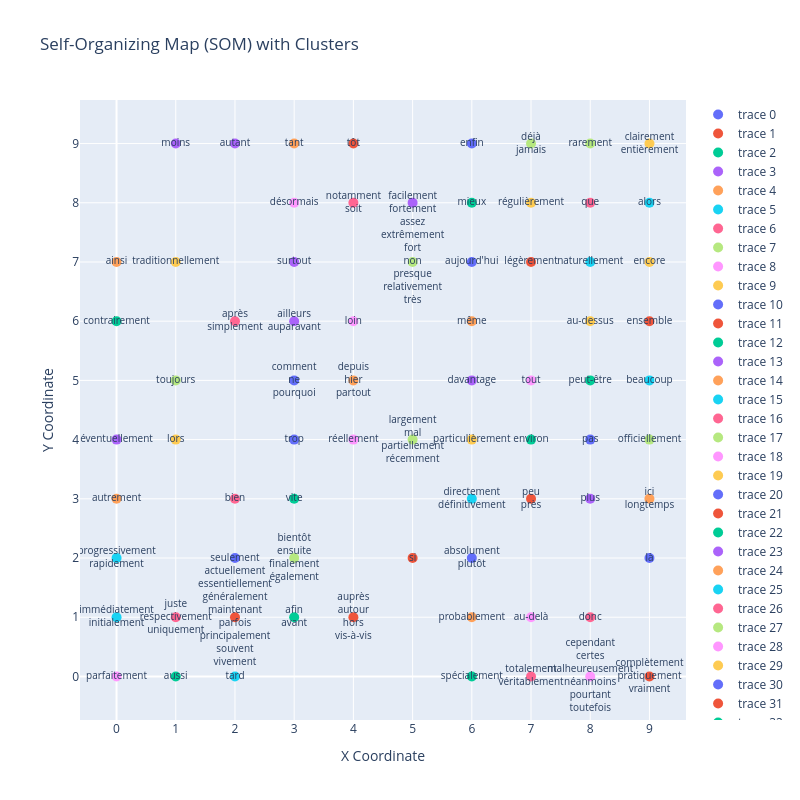

Notebook source saved alongside this figure:
### Code cell
# Create a scatter plot
import plotly.graph_objects as go
fig = go.Figure()

# Add a scatter trace for each neuron
for neuron, words in clustered_data.items():
    fig.add_trace(go.Scatter(
        x=[neuron[0]],
        y=[neuron[1]],
        text=['<br>'.join(words)],  # Join words with line breaks for hover text
        mode='markers+text',
        marker=dict(size=10),
        textfont=dict(size=10),
        hoverinfo='text'
    ))

# Update layout
fig.update_layout(
    title="Self-Organizing Map (SOM) with Clusters",
    xaxis=dict(title='X Coordinate', tickvals=list(range(10))),
    yaxis=dict(title='Y Coordinate', tickvals=list(range(10)), scaleanchor="x"),
    width=800,
    height=800
)

# Show the figure
fig.show()

### Figure 1 — Plotly figure (JSON) as saved in the notebook; plotly's stock layout.template omitted (floating-point values rounded to 4 significant figures)
{"data": [{"hoverinfo": "text", "marker": {"size": 10}, "mode": "markers+text", "text": ["absolument<br>plutôt"], "textfont": {"size": 10}, "type": "scatter", "x": [6], "y": [2]}, {"hoverinfo": "text", "marker": {"size": 10}, "mode": "markers+text", "text": ["actuellement<br>essentiellement<br>généralement<br>maintenant<br>parfois<br>principalement<br>souvent<br>vivement"], "textfont": {"size": 10}, "type": "scatter", "x": [2], "y": [1]}, {"hoverinfo": "text", "marker": {"size": 10}, "mode": "markers+text", "text": ["afin<br>avant"], "textfont": {"size": 10}, "type": "scatter", "x": [3], "y": [1]}, {"hoverinfo": "text", "marker": {"size": 10}, "mode": "markers+text", "text": ["ailleurs<br>auparavant"], "textfont": {"size": 10}, "type": "scatter", "x": [3], "y": [6]}, {"hoverinfo": "text", "marker": {"size": 10}, "mode": "markers+text", "text": ["ainsi"], "textfont": {"size": 10}, "type": "scatter", "x": [0], "y": [7]}, {"hoverinfo": "text", "marker": {"size": 10}, "mode": "markers+text", "text": ["alors"], "textfont": {"size": 10}, "type": "scatter", "x": [9], "y": [8]}, {"hoverinfo": "text", "marker": {"size": 10}, "mode": "markers+text", "text": ["après<br>simplement"], "textfont": {"size": 10}, "type": "scatter", "x": [2], "y": [6]}, {"hoverinfo": "text", "marker": {"size": 10}, "mode": "markers+text", "text": ["assez<br>extrêmement<br>fort<br>non<br>presque<br>relativement<br>très"], "textfont": {"size": 10}, "type": "scatter", "x": [5], "y": [7]}, {"hoverinfo": "text", "marker": {"size": 10}, "mode": "markers+text", "text": ["au-delà"], "textfont": {"size": 10}, "type": "scatter", "x": [7], "y": [1]}, {"hoverinfo": "text", "marker": {"size": 10}, "mode": "markers+text", "text": ["au-dessus"], "textfont": {"size": 10}, "type": "scatter", "x": [8], "y": [6]}, {"hoverinfo": "text", "marker": {"size": 10}, "mode": "markers+text", "text": ["aujourd'hui"], "textfont": {"size": 10}, "type": "scatter", "x": [6], "y": [7]}, {"hoverinfo": "text", "marker": {"size": 10}, "mode": "markers+text", "text": ["auprès<br>autour<br>hors<br>vis-à-vis"], "textfont": {"size": 10}, "type": "scatter", "x": [4], "y": [1]}, {"hoverinfo": "text", "marker": {"size": 10}, "mode": "markers+text", "text": ["aussi"], "textfont": {"size": 10}, "type": "scatter", "x": [1], "y": [0]}, {"hoverinfo": "text", "marker": {"size": 10}, "mode": "markers+text", "text": ["autant"], "textfont": {"size": 10}, "type": "scatter", "x": [2], "y": [9]}, {"hoverinfo": "text", "marker": {"size": 10}, "mode": "markers+text", "text": ["autrement"], "textfont": {"size": 10}, "type": "scatter", "x": [0], "y": [3]}, {"hoverinfo": "text", "marker": {"size": 10}, "mode": "markers+text", "text": ["beaucoup"], "textfont": {"size": 10}, "type": "scatter", "x": [9], "y": [5]}, {"hoverinfo": "text", "marker": {"size": 10}, "mode": "markers+text", "text": ["bien"], "textfont": {"size": 10}, "type": "scatter", "x": [2], "y": [3]}, {"hoverinfo": "text", "marker": {"size": 10}, "mode": "markers+text", "text": ["bientôt<br>ensuite<br>finalement<br>également"], "textfont": {"size": 10}, "type": "scatter", "x": [3], "y": [2]}, {"hoverinfo": "text", "marker": {"size": 10}, "mode": "markers+text", "text": ["cependant<br>certes<br>malheureusement<br>néanmoins<br>pourtant<br>toutefois"], "textfont": {"size": 10}, "type": "scatter", "x": [8], "y": [0]}, {"hoverinfo": "text", "marker": {"size": 10}, "mode": "markers+text", "text": ["clairement<br>entièrement"], "textfont": {"size": 10}, "type": "scatter", "x": [9], "y": [9]}, {"hoverinfo": "text", "marker": {"size": 10}, "mode": "markers+text", "text": ["comment<br>ne<br>pourquoi"], "textfont": {"size": 10}, "type": "scatter", "x": [3], "y": [5]}, {"hoverinfo": "text", "marker": {"size": 10}, "mode": "markers+text", "text": ["complètement<br>pratiquement<br>vraiment"], "textfont": {"size": 10}, "type": "scatter", "x": [9], "y": [0]}, {"hoverinfo": "text", "marker": {"size": 10}, "mode": "markers+text", "text": ["contrairement"], "textfont": {"size": 10}, "type": "scatter", "x": [0], "y": [6]}, {"hoverinfo": "text", "marker": {"size": 10}, "mode": "markers+text", "text": ["davantage"], "textfont": {"size": 10}, "type": "scatter", "x": [6], "y": [5]}, {"hoverinfo": "text", "marker": {"size": 10}, "mode": "markers+text", "text": ["depuis<br>hier<br>partout"], "textfont": {"size": 10}, "type": "scatter", "x": [4], "y": [5]}, {"hoverinfo": "text", "marker": {"size": 10}, "mode": "markers+text", "text": ["directement<br>définitivement"], "textfont": {"size": 10}, "type": "scatter", "x": [6], "y": [3]}, {"hoverinfo": "text", "marker": {"size": 10}, "mode": "markers+text", "text": ["donc"], "textfont": {"size": 10}, "type": "scatter", "x": [8], "y": [1]}, {"hoverinfo": "text", "marker": {"size": 10}, "mode": "markers+text", "text": ["déjà<br>jamais"], "textfont": {"size": 10}, "type": "scatter", "x": [7], "y": [9]}, {"hoverinfo": "text", "marker": {"size": 10}, "mode": "markers+text", "text": ["désormais"], "textfont": {"size": 10}, "type": "scatter", "x": [3], "y": [8]}, {"hoverinfo": "text", "marker": {"size": 10}, "mode": "markers+text", "text": ["encore"], "textfont": {"size": 10}, "type": "scatter", "x": [9], "y": [7]}, {"hoverinfo": "text", "marker": {"size": 10}, "mode": "markers+text", "text": ["enfin"], "textfont": {"size": 10}, "type": "scatter", "x": [6], "y": [9]}, {"hoverinfo": "text", "marker": {"size": 10}, "mode": "markers+text", "text": ["ensemble"], "textfont": {"size": 10}, "type": "scatter", "x": [9], "y": [6]}, {"hoverinfo": "text", "marker": {"size": 10}, "mode": "markers+text", "text": ["environ"], "textfont": {"size": 10}, "type": "scatter", "x": [7], "y": [4]}, {"hoverinfo": "text", "marker": {"size": 10}, "mode": "markers+text", "text": ["facilement<br>fortement"], "textfont": {"size": 10}, "type": "scatter", "x": [5], "y": [8]}, {"hoverinfo": "text", "marker": {"size": 10}, "mode": "markers+text", "text": ["ici<br>longtemps"], "textfont": {"size": 10}, "type": "scatter", "x": [9], "y": [3]}, {"hoverinfo": "text", "marker": {"size": 10}, "mode": "markers+text", "text": ["immédiatement<br>initialement"], "textfont": {"size": 10}, "type": "scatter", "x": [0], "y": [1]}, {"hoverinfo": "text", "marker": {"size": 10}, "mode": "markers+text", "text": ["juste<br>respectivement<br>uniquement"], "textfont": {"size": 10}, "type": "scatter", "x": [1], "y": [1]}, {"hoverinfo": "text", "marker": {"size": 10}, "mode": "markers+text", "text": ["largement<br>mal<br>partiellement<br>récemment"], "textfont": {"size": 10}, "type": "scatter", "x": [5], "y": [4]}, {"hoverinfo": "text", "marker": {"size": 10}, "mode": "markers+text", "text": ["loin"], "textfont": {"size": 10}, "type": "scatter", "x": [4], "y": [6]}, {"hoverinfo": "text", "marker": {"size": 10}, "mode": "markers+text", "text": ["lors"], "textfont": {"size": 10}, "type": "scatter", "x": [1], "y": [4]}, {"hoverinfo": "text", "marker": {"size": 10}, "mode": "markers+text", "text": ["là"], "textfont": {"size": 10}, "type": "scatter", "x": [9], "y": [2]}, {"hoverinfo": "text", "marker": {"size": 10}, "mode": "markers+text", "text": ["légèrement"], "textfont": {"size": 10}, "type": "scatter", "x": [7], "y": [7]}, {"hoverinfo": "text", "marker": {"size": 10}, "mode": "markers+text", "text": ["mieux"], "textfont": {"size": 10}, "type": "scatter", "x": [6], "y": [8]}, {"hoverinfo": "text", "marker": {"size": 10}, "mode": "markers+text", "text": ["moins"], "textfont": {"size": 10}, "type": "scatter", "x": [1], "y": [9]}, {"hoverinfo": "text", "marker": {"size": 10}, "mode": "markers+text", "text": ["même"], "textfont": {"size": 10}, "type": "scatter", "x": [6], "y": [6]}, {"hoverinfo": "text", "marker": {"size": 10}, "mode": "markers+text", "text": ["naturellement"], "textfont": {"size": 10}, "type": "scatter", "x": [8], "y": [7]}, {"hoverinfo": "text", "marker": {"size": 10}, "mode": "markers+text", "text": ["notamment<br>soit"], "textfont": {"size": 10}, "type": "scatter", "x": [4], "y": [8]}, {"hoverinfo": "text", "marker": {"size": 10}, "mode": "markers+text", "text": ["officiellement"], "textfont": {"size": 10}, "type": "scatter", "x": [9], "y": [4]}, {"hoverinfo": "text", "marker": {"size": 10}, "mode": "markers+text", "text": ["parfaitement"], "textfont": {"size": 10}, "type": "scatter", "x": [0], "y": [0]}, {"hoverinfo": "text", "marker": {"size": 10}, "mode": "markers+text", "text": ["particulièrement"], "textfont": {"size": 10}, "type": "scatter", "x": [6], "y": [4]}, {"hoverinfo": "text", "marker": {"size": 10}, "mode": "markers+text", "text": ["pas"], "textfont": {"size": 10}, "type": "scatter", "x": [8], "y": [4]}, {"hoverinfo": "text", "marker": {"size": 10}, "mode": "markers+text", "text": ["peu<br>près"], "textfont": {"size": 10}, "type": "scatter", "x": [7], "y": [3]}, {"hoverinfo": "text", "marker": {"size": 10}, "mode": "markers+text", "text": ["peut-être"], "textfont": {"size": 10}, "type": "scatter", "x": [8], "y": [5]}, {"hoverinfo": "text", "marker": {"size": 10}, "mode": "markers+text", "text": ["plus"], "textfont": {"size": 10}, "type": "scatter", "x": [8], "y": [3]}, {"hoverinfo": "text", "marker": {"size": 10}, "mode": "markers+text", "text": ["probablement"], "textfont": {"size": 10}, "type": "scatter", "x": [6], "y": [1]}, {"hoverinfo": "text", "marker": {"size": 10}, "mode": "markers+text", "text": ["progressivement<br>rapidement"], "textfont": {"size": 10}, "type": "scatter", "x": [0], "y": [2]}, {"hoverinfo": "text", "marker": {"size": 10}, "mode": "markers+text", "text": ["que"], "textfont": {"size": 10}, "type": "scatter", "x": [8], "y": [8]}, {"hoverinfo": "text", "marker": {"size": 10}, "mode": "markers+text", "text": ["rarement"], "textfont": {"size": 10}, "type": "scatter", "x": [8], "y": [9]}, {"hoverinfo": "text", "marker": {"size": 10}, "mode": "markers+text", "text": ["réellement"], "textfont": {"size": 10}, "type": "scatter", "x": [4], "y": [4]}, {"hoverinfo": "text", "marker": {"size": 10}, "mode": "markers+text", "text": ["régulièrement"], "textfont": {"size": 10}, "type": "scatter", "x": [7], "y": [8]}, {"hoverinfo": "text", "marker": {"size": 10}, "mode": "markers+text", "text": ["seulement"], "textfont": {"size": 10}, "type": "scatter", "x": [2], "y": [2]}, {"hoverinfo": "text", "marker": {"size": 10}, "mode": "markers+text", "text": ["si"], "textfont": {"size": 10}, "type": "scatter", "x": [5], "y": [2]}, {"hoverinfo": "text", "marker": {"size": 10}, "mode": "markers+text", "text": ["spécialement"], "textfont": {"size": 10}, "type": "scatter", "x": [6], "y": [0]}, {"hoverinfo": "text", "marker": {"size": 10}, "mode": "markers+text", "text": ["surtout"], "textfont": {"size": 10}, "type": "scatter", "x": [3], "y": [7]}, {"hoverinfo": "text", "marker": {"size": 10}, "mode": "markers+text", "text": ["tant"], "textfont": {"size": 10}, "type": "scatter", "x": [3], "y": [9]}, {"hoverinfo": "text", "marker": {"size": 10}, "mode": "markers+text", "text": ["tard"], "textfont": {"size": 10}, "type": "scatter", "x": [2], "y": [0]}, {"hoverinfo": "text", "marker": {"size": 10}, "mode": "markers+text", "text": ["totalement<br>véritablement"], "textfont": {"size": 10}, "type": "scatter", "x": [7], "y": [0]}, {"hoverinfo": "text", "marker": {"size": 10}, "mode": "markers+text", "text": ["toujours"], "textfont": {"size": 10}, "type": "scatter", "x": [1], "y": [5]}, {"hoverinfo": "text", "marker": {"size": 10}, "mode": "markers+text", "text": ["tout"], "textfont": {"size": 10}, "type": "scatter", "x": [7], "y": [5]}, {"hoverinfo": "text", "marker": {"size": 10}, "mode": "markers+text", "text": ["traditionnellement"], "textfont": {"size": 10}, "type": "scatter", "x": [1], "y": [7]}, {"hoverinfo": "text", "marker": {"size": 10}, "mode": "markers+text", "text": ["trop"], "textfont": {"size": 10}, "type": "scatter", "x": [3], "y": [4]}, {"hoverinfo": "text", "marker": {"size": 10}, "mode": "markers+text", "text": ["tôt"], "textfont": {"size": 10}, "type": "scatter", "x": [4], "y": [9]}, {"hoverinfo": "text", "marker": {"size": 10}, "mode": "markers+text", "text": ["vite"], "textfont": {"size": 10}, "type": "scatter", "x": [3], "y": [3]}, {"hoverinfo": "text", "marker": {"size": 10}, "mode": "markers+text", "text": ["éventuellement"], "textfont": {"size": 10}, "type": "scatter", "x": [0], "y": [4]}], "layout": {"height": 800, "title": {"text": "Self-Organizing Map (SOM) with Clusters"}, "width": 800, "xaxis": {"tickvals": [0, 1, 2, 3, 4, 5, 6, 7, 8, 9], "title": {"text": "X Coordinate"}}, "yaxis": {"scaleanchor": "x", "tickvals": [0, 1, 2, 3, 4, 5, 6, 7, 8, 9], "title": {"text": "Y Coordinate"}}}}
